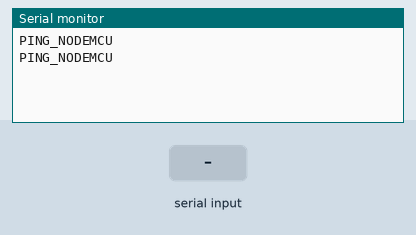
Recording of a sketch running on a simulated Arduino Uno, built with avr-gcc and run on an emulated ATmega328P. Parts: the last lines printed to the serial monitor. Inputs (shaded band) come from the test bench.

Above: at 1.2 s.
1.3 s: "1\n" received over Serial
At 2.8 s:
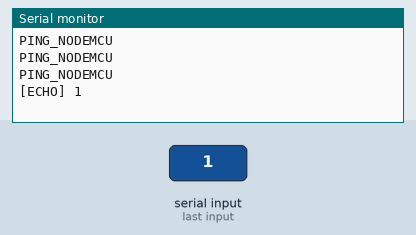
3.5 s: "0\n" received over Serial
At 4.8 s:
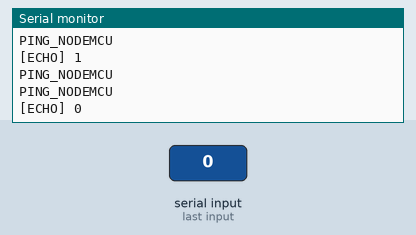
5.0 s: "2\n" received over Serial
At 5.8 s:
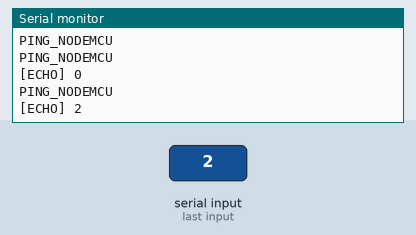

The sketch:

SerialTest_NodeMCU.ino
```cpp
// ============================================================
// 串口测试 - NodeMCU (ESP8266)
// 1) 每秒主动发 "PING_NODEMCU" —— 验证 NodeMCU→Uno 方向
// 2) 收到什么回 "[ECHO] xxx" —— 验证 Uno→NodeMCU 方向
// 用 USB 烧录，烧完拔掉 USB，靠 7V 电池运行。
// ============================================================
void setup() {
  Serial.begin(9600);   // UART0 = GPIO1/3，接 Arduino
}

void loop() {
  Serial.println("PING_NODEMCU");   // 主动发，测试 NodeMCU→Uno

  if (Serial.available()) {
    String s = Serial.readStringUntil('\n');
    Serial.println("[ECHO] " + s);  // 回显收到的，测试 Uno→NodeMCU
  }
  delay(1000);
}
```

Measured:
- after the input at 1.3 s, the serial monitor: prints a new line after 0.72 s (image 1)
- after the input at 3.5 s, the serial monitor: prints a new line after 0.52 s (image 2)
- after the input at 5.0 s, the serial monitor: prints a new line at once (image 3)
